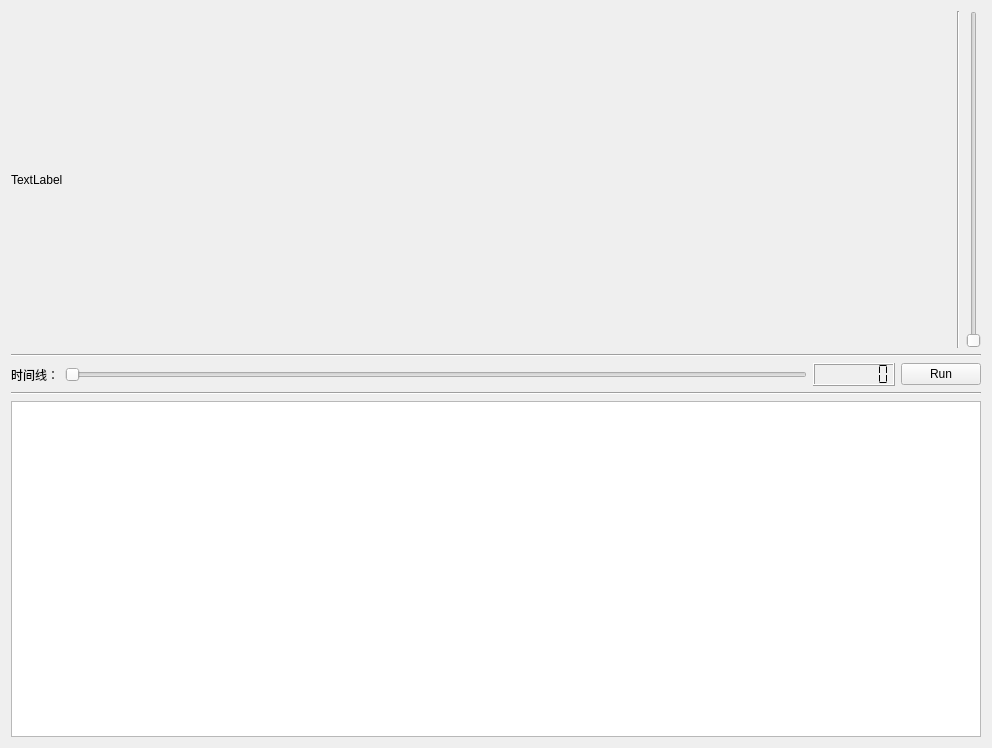
<?xml version="1.0" encoding="UTF-8"?>
<ui version="4.0">
 <class>Form</class>
 <widget class="QWidget" name="Form">
  <property name="geometry">
   <rect>
    <x>0</x>
    <y>0</y>
    <width>992</width>
    <height>748</height>
   </rect>
  </property>
  <property name="windowTitle">
   <string>Form</string>
  </property>
  <layout class="QVBoxLayout" name="verticalLayout">
   <item>
    <layout class="QHBoxLayout" name="horizontalLayout_2">
     <item>
      <widget class="QLabel" name="m_img">
       <property name="text">
        <string>TextLabel</string>
       </property>
      </widget>
     </item>
     <item>
      <widget class="Line" name="line_3">
       <property name="orientation">
        <enum>Qt::Vertical</enum>
       </property>
      </widget>
     </item>
     <item>
      <widget class="QSlider" name="ang">
       <property name="maximum">
        <number>60</number>
       </property>
       <property name="orientation">
        <enum>Qt::Vertical</enum>
       </property>
      </widget>
     </item>
    </layout>
   </item>
   <item>
    <widget class="Line" name="line">
     <property name="orientation">
      <enum>Qt::Horizontal</enum>
     </property>
    </widget>
   </item>
   <item>
    <layout class="QHBoxLayout" name="horizontalLayout">
     <item>
      <widget class="QLabel" name="label_2">
       <property name="text">
        <string>时间线：</string>
       </property>
      </widget>
     </item>
     <item>
      <widget class="QSlider" name="time">
       <property name="maximum">
        <number>100</number>
       </property>
       <property name="orientation">
        <enum>Qt::Horizontal</enum>
       </property>
      </widget>
     </item>
     <item>
      <widget class="QLCDNumber" name="lcd">
       <property name="digitCount">
        <number>7</number>
       </property>
       <property name="segmentStyle">
        <enum>QLCDNumber::Flat</enum>
       </property>
      </widget>
     </item>
     <item>
      <widget class="QPushButton" name="pushButton">
       <property name="text">
        <string>Run</string>
       </property>
      </widget>
     </item>
    </layout>
   </item>
   <item>
    <widget class="Line" name="line_2">
     <property name="orientation">
      <enum>Qt::Horizontal</enum>
     </property>
    </widget>
   </item>
   <item>
    <widget class="QTableView" name="table"/>
   </item>
  </layout>
 </widget>
 <resources/>
 <connections>
  <connection>
   <sender>pushButton</sender>
   <signal>clicked()</signal>
   <receiver>Form</receiver>
   <slot>update()</slot>
   <hints>
    <hint type="sourcelabel">
     <x>772</x>
     <y>399</y>
    </hint>
    <hint type="destinationlabel">
     <x>495</x>
     <y>373</y>
    </hint>
   </hints>
  </connection>
 </connections>
</ui>
